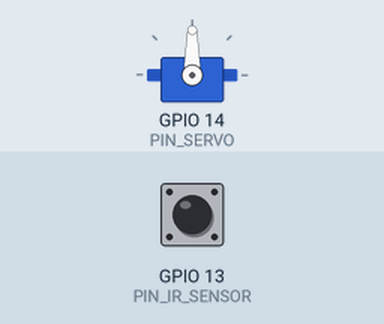
Recording of a sketch running on a simulated ESP32. Shown: servo. Inputs (shaded band) come from the test bench; at power-on: GPIO 13 (PIN_IR_SENSOR) HIGH. WiFi joins after 1.5 s; servers stay silent unless stated; the local clock reads 2024-03-15 10:24:30 at power-on unless the sketch sets it; what the sketch prints to the serial monitor is not drawn.

Above: at 2.7 s.
2.8 s: GPIO 13 (PIN_IR_SENSOR) driven LOW
At 2.95 s:
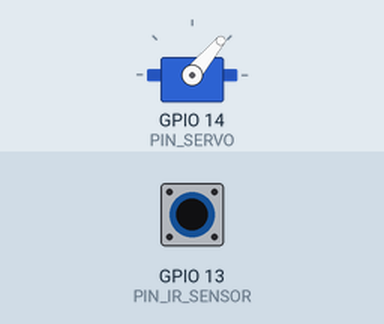
At 4.2 s:
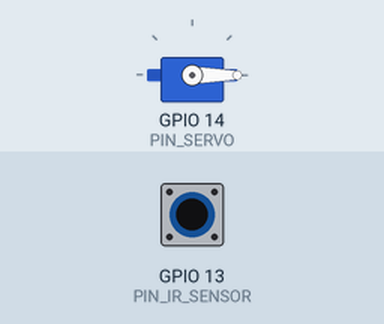
4.5 s: GPIO 13 (PIN_IR_SENSOR) driven HIGH
7.5 s: GPIO 13 (PIN_IR_SENSOR) pulsed LOW 5 times (0.12 s each, 0.3 s apart)
12.0 s: GPIO 13 (PIN_IR_SENSOR) pulsed LOW 2 times (0.12 s each, 0.3 s apart)
Timing chart, 0 to 16.0 s (numbered marks = the images above; inputs shaded):
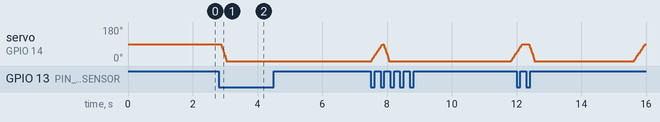

Measured:
- after the input at 2.8 s, servo on GPIO 14 (PIN_SERVO): moves from 90° to 0° over 0.16 s, starting after 0.08 s
- after the input at 4.5 s, every drawn part: stays the same

The sketch:

proyek_uas.ino
```cpp
#include <esp_now.h>
#include <WiFi.h>
#include <ESP32Servo.h>
#include <time.h>


/* KONFIGURASI PIN */
#define PIN_IR_SENSOR  13
#define PIN_SERVO      14


/* =KONFIGURASI WIFI & WAKTU */
const char* ssid       = "nama_wifi";
const char* password   = "password_wifi";


// Konfigurasi NTP Server (WIB = UTC+7)
const char* ntpServer = "pool.ntp.org";
const long  gmtOffset_sec = 25200;
const int   daylightOffset_sec = 0;


/* VARIABEL GLOBAL */
Servo myServo;
QueueHandle_t accessQueue;


volatile bool isSensorActive = false;
volatile bool isDoorBusy = false;


// MAC Address Target: 88:57:21:94:69:70 (menyesuaikan)
uint8_t broadcastAddress[] = {0x88, 0x57, 0x21, 0x94, 0x69, 0x70};


typedef struct struct_message {
  int id_kelompok;
  char status[20];
  int total_akses;
  char waktu_akses[30];
} struct_message;


struct_message myData;
esp_now_peer_info_t peerInfo;
int accessCounter = 0;


/* HELPER METHOD */
void OnDataSent(const uint8_t *mac_addr, esp_now_send_status_t status) {
  Serial.print("\r\n[ESP-NOW] Status Paket Terakhir: ");
  if (status == ESP_NOW_SEND_SUCCESS) {
    Serial.println("Delivery Success (Terkirim!)");
  } else {
    Serial.println("Delivery Fail (Gagal Kirim!)");
  }
}
void getLocalTimeStr(char *buffer) {
  struct tm timeinfo;
  if(!getLocalTime(&timeinfo)){
    // Jika gagal, pakai placeholder
    strcpy(buffer, "Time Syncing...");
    return;
  }
  strftime(buffer, 30, "%Y-%m-%d %H:%M:%S", &timeinfo);
}


// Fungsi Praktis untuk Print Dashboard (Biar codingan rapi)
void printDashboardLog() {
    Serial.println("=============================================");
    Serial.println(">> UPLOADING TO IOT DASHBOARD...");
    Serial.printf("   Device ID : %d\n", myData.id_kelompok);
    Serial.printf("   Status    : %s\n", myData.status);
    Serial.printf("   Timestamp : %s\n", myData.waktu_akses);
    Serial.printf("   Total Acc : %d\n", myData.total_akses);
    Serial.println("=============================================");
}


/* TASK 1: SENSOR */
void taskSensor(void *pvParameters) {
  pinMode(PIN_IR_SENSOR, INPUT);
  bool lastState = HIGH;


  for (;;) {
    int sensorValue = digitalRead(PIN_IR_SENSOR);


    if (sensorValue == LOW) isSensorActive = true;
    else isSensorActive = false;


    if (sensorValue == LOW && lastState == HIGH) {
       vTaskDelay(pdMS_TO_TICKS(50));
       if (digitalRead(PIN_IR_SENSOR) == LOW) {
           if (isDoorBusy == false) {
               int command = 1;
               if(uxQueueMessagesWaiting(accessQueue) == 0) {
                  xQueueSend(accessQueue, &command, 0);
                  Serial.println("\n[SENSOR] Triggered -> Request Open");
               }
           }
       }
    }
    lastState = sensorValue;
    vTaskDelay(pdMS_TO_TICKS(50));
  }
}


/* ================= TASK 2: KONTROL PINTU ================= */
void taskDoorControl(void *pvParameters) {
  int receivedCommand;
  const unsigned long closeDelay = 3000;

  const int posOpen = 0;
  const int posClose = 90;
  const int speedDelay = 20;


  for (;;) {
    if (xQueueReceive(accessQueue, &receivedCommand, portMAX_DELAY) == pdPASS) {
      if (receivedCommand == 1) {

        isDoorBusy = true;
        char currentTime[30];
        getLocalTimeStr(currentTime);


        // 1. BUKA PINTU
        Serial.println("[SERVO] Membuka Pintu...");
        for (int pos = posClose; pos >= posOpen; pos -= 10) {
            myServo.write(pos);
            vTaskDelay(pdMS_TO_TICKS(speedDelay));
        }


        // 2. KIRIM STATUS OPEN + LOG DASHBOARD
        accessCounter++;
        myData.id_kelompok = 11;
        strcpy(myData.status, "OPEN");
        myData.total_akses = accessCounter;
        strcpy(myData.waktu_akses, currentTime);

        esp_now_send(broadcastAddress, (uint8_t *) &myData, sizeof(myData));
        printDashboardLog(); // <--- LOG SAAT BUKA


        // 3. LOGIKA HOLD
        unsigned long lastActiveTime = millis();
        while (true) {
            if (isSensorActive) {
                lastActiveTime = millis();
                vTaskDelay(pdMS_TO_TICKS(100));
            } else {
                if (millis() - lastActiveTime >= closeDelay) break;
                vTaskDelay(pdMS_TO_TICKS(100));
            }
        }


        // 4. TUTUP PINTU
        Serial.println("[SERVO] Menutup Pintu...");

        // Update Waktu Tutup
        getLocalTimeStr(currentTime);
        strcpy(myData.waktu_akses, currentTime);
        strcpy(myData.status, "CLOSED");

        esp_now_send(broadcastAddress, (uint8_t *) &myData, sizeof(myData));
        printDashboardLog(); // <--- LOG SAAT TUTUP

        for (int pos = posOpen; pos <= posClose; pos += 5) {
            myServo.write(pos);
            vTaskDelay(pdMS_TO_TICKS(speedDelay));
        }


        // 5. RESET
        xQueueReset(accessQueue);
        isDoorBusy = false;


        if (isSensorActive) {
            int command = 1;
            xQueueSend(accessQueue, &command, 0);
        }
      }
    }
  }
}


/* SETUP */
void setup() {
  Serial.begin(115200);

  myServo.attach(PIN_SERVO);
  myServo.write(90);


  // --- SETUP WIFI (TIMEOUT MECHANISM) ---
  WiFi.mode(WIFI_STA);
  WiFi.begin(ssid, password);

  Serial.print("Menghubungkan WiFi");
  int retry = 0;
  while (WiFi.status() != WL_CONNECTED && retry < 20) {
    delay(500);
    Serial.print(".");
    retry++;
  }


// Di Kodingan SENDER (dalam setup)
if(WiFi.status() == WL_CONNECTED){
    Serial.println("\n[OK] WiFi Terhubung! Sinkronisasi Waktu...");
    configTime(gmtOffset_sec, daylightOffset_sec, ntpServer);

    Serial.print("SENDER CONNECT DI CHANNEL: ");
    Serial.println(WiFi.channel());
  } else {
    Serial.println("\n[SKIP] Gagal WiFi. Masuk Mode Offline.");
  }


  // --- ESP-NOW ---
  if (esp_now_init() != ESP_OK) {
    Serial.println("Error ESP-NOW");
    return;
  }
  esp_now_register_send_cb((esp_now_send_cb_t)OnDataSent);
  memcpy(peerInfo.peer_addr, broadcastAddress, 6);
  peerInfo.channel = 0;
  peerInfo.encrypt = false;
  esp_now_add_peer(&peerInfo);


  // --- RTOS ---
  accessQueue = xQueueCreate(5, sizeof(int));
  xTaskCreate(taskSensor, "SensorTask", 2048, NULL, 2, NULL);
  xTaskCreate(taskDoorControl, "DoorTask", 4096, NULL, 1, NULL);


  Serial.println("Sistem IoT Access Control Siap...");
}


void loop() {
}
```
